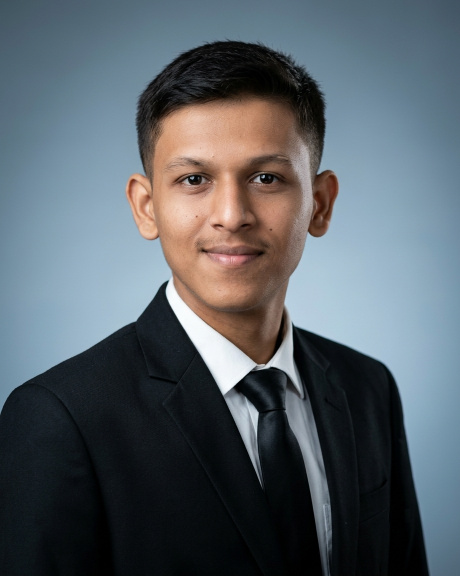
#> input picture source-photo.jpg, 920 x 1152 px (shown at 1/2 size)
$ python make_ascii_svg.py
#> lines starting #> are read from the running program, lines starting #| are printed output that depends on the picture
from pathlib import Path

import cv2
import numpy as np


ROOT = Path(__file__).resolve().parent.parent

INPUT = ROOT / "source-photo.jpg"
OUTPUT = ROOT / "avi-ascii.svg"

# Dense -> sparse
RAMP = "@%#*+=-:. "

COLS = 70
ROWS = 65

CHAR_WIDTH = 8
CHAR_HEIGHT = 10

WIDTH = COLS * CHAR_WIDTH
HEIGHT = ROWS * CHAR_HEIGHT

TEXT_COLOR = "#c9d1d9"
BACKGROUND = "#0d1117"


def escape_xml(text):
    return (
        text.replace("&", "&amp;")
        .replace("<", "&lt;")
        .replace(">", "&gt;")
    )


def brightness_to_char(value):
    index = int(
        (float(value) / 255.0)
        * (len(RAMP) - 1)
    )

    index = max(
        0,
        min(index, len(RAMP) - 1)
    )

    return RAMP[index]


def detect_face(image):
    gray = cv2.cvtColor(
        image,
        cv2.COLOR_BGR2GRAY
    )

    cascade_path = (
        cv2.data.haarcascades
        + "haarcascade_frontalface_default.xml"
    )

    detector = cv2.CascadeClassifier(
        cascade_path
    )

    if detector.empty():
        raise RuntimeError(
            "OpenCV could not load the face detector."
        )

    faces = detector.detectMultiScale(
        gray,
        scaleFactor=1.1,
        minNeighbors=5,
        minSize=(80, 80),
    )

    if len(faces) == 0:
        raise RuntimeError(
            "No face detected."
        )

    # Use the largest detected face.
    return max(
        faces,
        key=lambda f: int(f[2]) * int(f[3])
    )


def crop_face(image, face):
    x, y, w, h = [int(v) for v in face]

    # Face + hair + a small amount of shoulders.
    left = int(x - w * 0.60)
    right = int(x + w * 1.60)

    top = int(y - h * 0.80)
    bottom = int(y + h * 1.70)

    left = max(0, left)
    top = max(0, top)

    right = min(
        image.shape[1],
        right
    )

    bottom = min(
        image.shape[0],
        bottom
    )

    return image[
        top:bottom,
        left:right
    ]


def make_grayscale(cropped):
    gray = cv2.cvtColor(
        cropped,
        cv2.COLOR_BGR2GRAY
    )

    # Local contrast.
    clahe = cv2.createCLAHE(
        clipLimit=2.0,
        tileGridSize=(8, 8)
    )

    gray = clahe.apply(gray)

    return gray


def resize_for_ascii(gray):
    source_height, source_width = gray.shape

    target_width = COLS

    # Compensate for monospace characters being
    # taller than they are wide.
    target_height = int(
        target_width
        * source_height
        / source_width
        * (CHAR_WIDTH / CHAR_HEIGHT)
    )

    target_height = max(
        1,
        min(target_height, ROWS)
    )

    resized = cv2.resize(
        gray,
        (
            target_width,
            target_height
        ),
        interpolation=cv2.INTER_AREA
    )

    return resized


def create_ascii_canvas(resized):
    canvas = np.full(
        (ROWS, COLS),
        255,
        dtype=np.uint8
    )

    image_height, image_width = resized.shape

    x_offset = (
        COLS - image_width
    ) // 2

    y_offset = (
        ROWS - image_height
    ) // 2

    canvas[
        y_offset:
        y_offset + image_height,
        x_offset:
        x_offset + image_width
    ] = resized

    return canvas


def image_to_ascii(canvas):
    rows = []

    for y in range(ROWS):

        row = []

        for x in range(COLS):

            value = int(
                canvas[y, x]
            )

            row.append(
                brightness_to_char(value)
            )

        rows.append(
            "".join(row)
        )

    return rows


def build_svg(rows):
    svg = []

    svg.append(
        f'''<svg
xmlns="http://www.w3.org/2000/svg"
xml:space="preserve"
width="{WIDTH}"
height="{HEIGHT}"
viewBox="0 0 {WIDTH} {HEIGHT}">

<rect
width="100%"
height="100%"
fill="{BACKGROUND}"/>

<style>

.ascii {{
    font-family: "Courier New", monospace;
    font-size: 10px;
    font-weight: 600;
    fill: {TEXT_COLOR};
    white-space: pre;
}}

.row {{
    opacity: 0;
    animation:
        appear 0.18s ease-out forwards;
}}

@keyframes appear {{

    from {{
        opacity: 0;
        transform: translateX(-10px);
    }}

    to {{
        opacity: 1;
        transform: translateX(0);
    }}

}}

</style>
'''
    )

    for y, row in enumerate(rows):

        delay = y * 0.035

        svg.append(
            f'''
<text
class="ascii row"
x="8"
y="{(y + 1) * CHAR_HEIGHT}"
style="animation-delay:{delay:.3f}s"
>{escape_xml(row)}</text>
'''
        )

    svg.append(
        "</svg>"
    )

    return "".join(svg)


def main():

    if not INPUT.exists():
        raise FileNotFoundError(
            f"Photo not found:\n{INPUT}"
        )

    print("Loading original photo...")

    image = cv2.imread(
        str(INPUT)
    )
#> image is the input picture: shape (1152, 920, 3); mean B, G, R 103.2, 96.4, 87.7

    if image is None:
        raise RuntimeError(
            "Could not load source-photo.jpg"
        )

    print("Detecting face...")

    face = detect_face(image)
#> in detect_face, `gray = cv2.cvtColor( image, cv2.COLOR_BGR2GRAY )`:
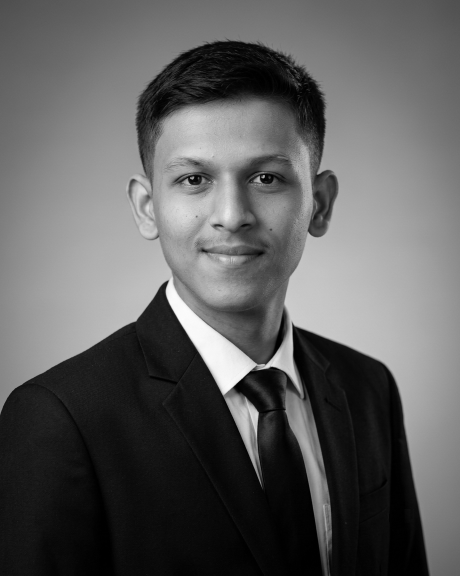
#> gray: shape (1152, 920) (shown at 1/2 size); min 0, max 253, mean 94.6
#> in detect_face, `faces = detector.detectMultiScale( gray, scaleFactor=1.1, minNeighbors..`: faces = [[267, 206, 394, 394]]
#> face = [267, 206, 394, 394]

    print(
        f"Face detected: "
        f"x={face[0]}, "
        f"y={face[1]}, "
        f"w={face[2]}, "
        f"h={face[3]}"
    )
#| Face detected: x=267, y=206, w=394, h=394

    print("Cropping around face...")

    cropped = crop_face(
        image,
        face
    )
#> in crop_face, `x, y, w, h = [int(v) for v in face]`: x = 267; y = 206; w = 394
#> in crop_face, `left = int(x - w * 0.60)`: left = 30
#> in crop_face, `right = int(x + w * 1.60)`: right = 897
#> in crop_face, `top = int(y - h * 0.80)`: top = -109
#> in crop_face, `bottom = int(y + h * 1.70)`: bottom = 875
#> in crop_face, `top = max(0, top)`: top = 0
#> in crop_face, `return image[ top:bottom, left:right ]`:
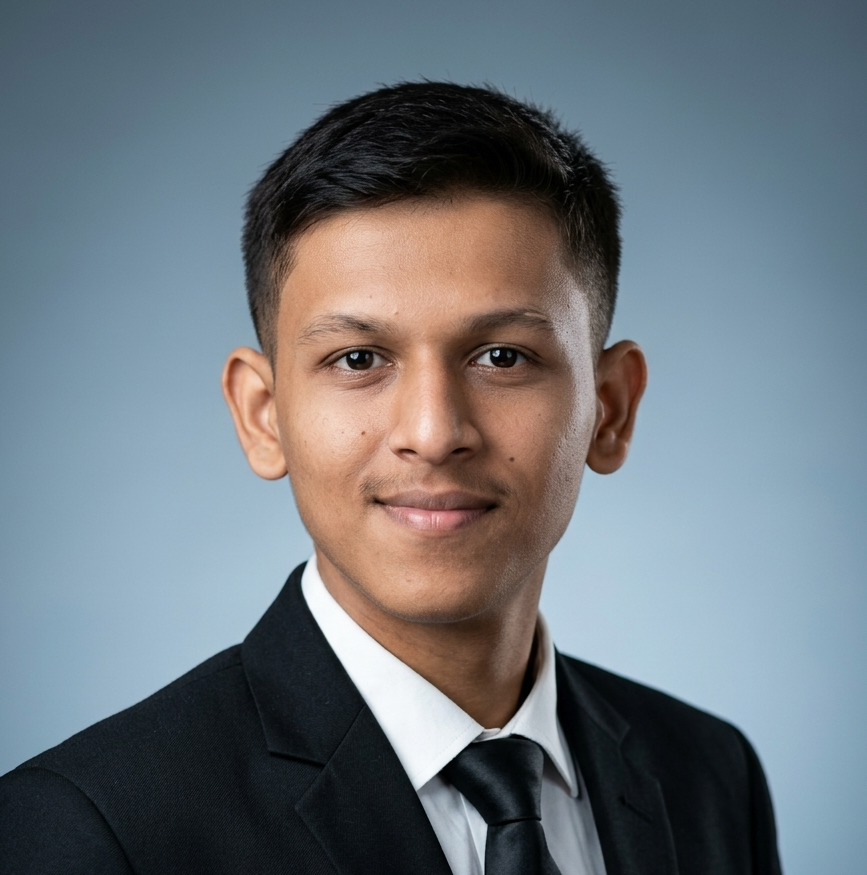
#> returned value: shape (875, 867, 3); mean of channels 0, 1, 2 124.7, 117.9, 109.5; drawn as B, G, R

    print(
        f"Crop size: "
        f"{cropped.shape[1]} x "
        f"{cropped.shape[0]}"
    )
#| Crop size: 867 x 875

    print("Processing grayscale...")

    gray = make_grayscale(
        cropped
    )
#> in make_grayscale, `gray = cv2.cvtColor( cropped, cv2.COLOR_BGR2GRAY )`:
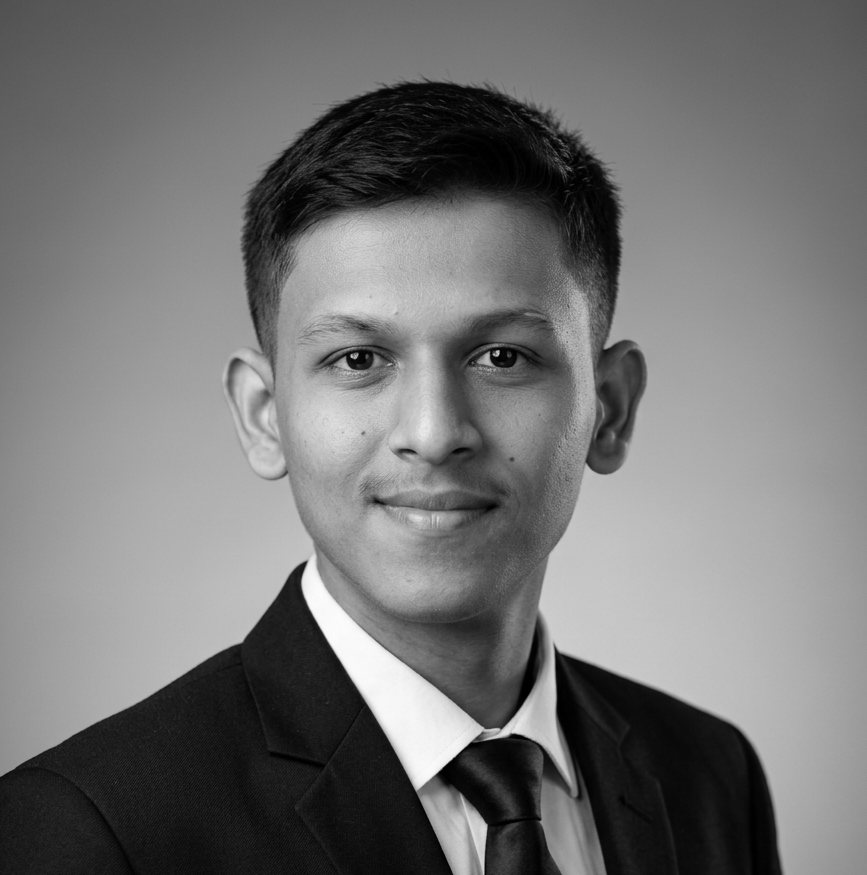
#> gray: shape (875, 867); min 0, max 253, mean 116.1
#> in make_grayscale, `gray = clahe.apply(gray)`:
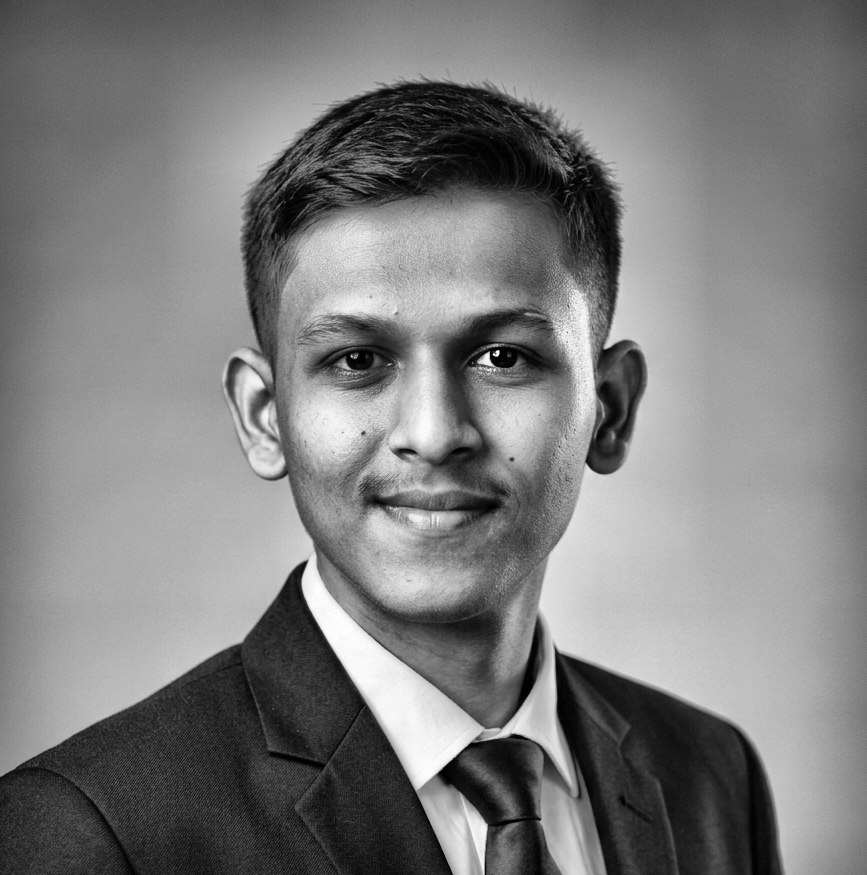
#> gray: shape (875, 867); min 0, max 255, mean 124.3

    print("Resizing for ASCII...")

    resized = resize_for_ascii(
        gray
    )
#> in resize_for_ascii, `resized = cv2.resize( gray, ( target_width, target_height ), interpola..`:
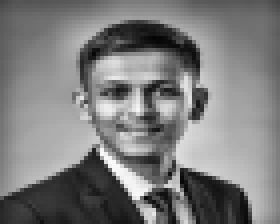
#> resized: shape (56, 70) (shown 4 times larger); min 5, max 251, mean 124.3

    print(
        f"ASCII image: "
        f"{resized.shape[1]} x "
        f"{resized.shape[0]}"
    )
#| ASCII image: 70 x 56

    print("Creating canvas...")

    canvas = create_ascii_canvas(
        resized
    )
#> in create_ascii_canvas, `canvas[ y_offset: y_offset + image_height, x_offset: x_offset + image_..`:
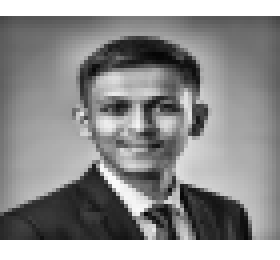
#> canvas: shape (65, 70) (shown 4 times larger); min 5, max 255, mean 142.4

    print("Converting to ASCII...")

    rows = image_to_ascii(
        canvas
    )
#> after the loop in image_to_ascii, `for y in range(ROWS):`: rows = 65 items
#> rows = 65 items

    print("Generating animated SVG...")

    svg = build_svg(
        rows
    )
#> the loop in build_svg, `for y, row in enumerate(rows): ` made 65 passes
#> delay on passes 1 to 12: 0, 0.035, 0.07, 0.105, 0.14, 0.175, 0.21, 0.245, 0.28, 0.315, 0.35, 0.385
#> after the loop in build_svg, `for y, row in enumerate(rows):`: svg = 66 items

    OUTPUT.write_text(
        svg,
        encoding="utf-8"
    )

    print()
    print("================================")
    print("ASCII SVG CREATED")
    print("================================")
    print(f"Output: {OUTPUT}")
    print(f"Size:   {WIDTH} x {HEIGHT}")
    print("================================")


if __name__ == "__main__":
    main()
